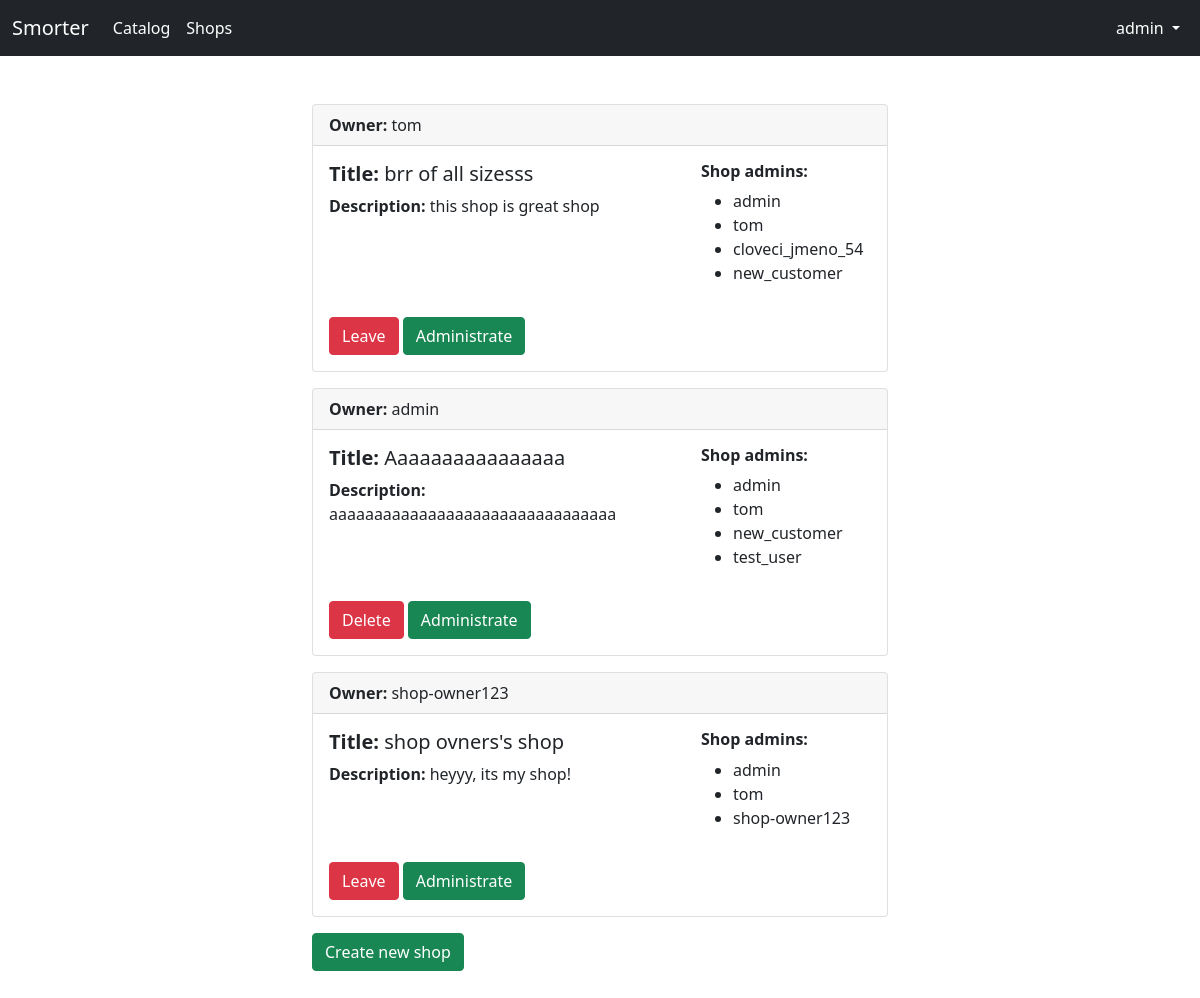
Before: /myshops/ (signed in) with the older database file.
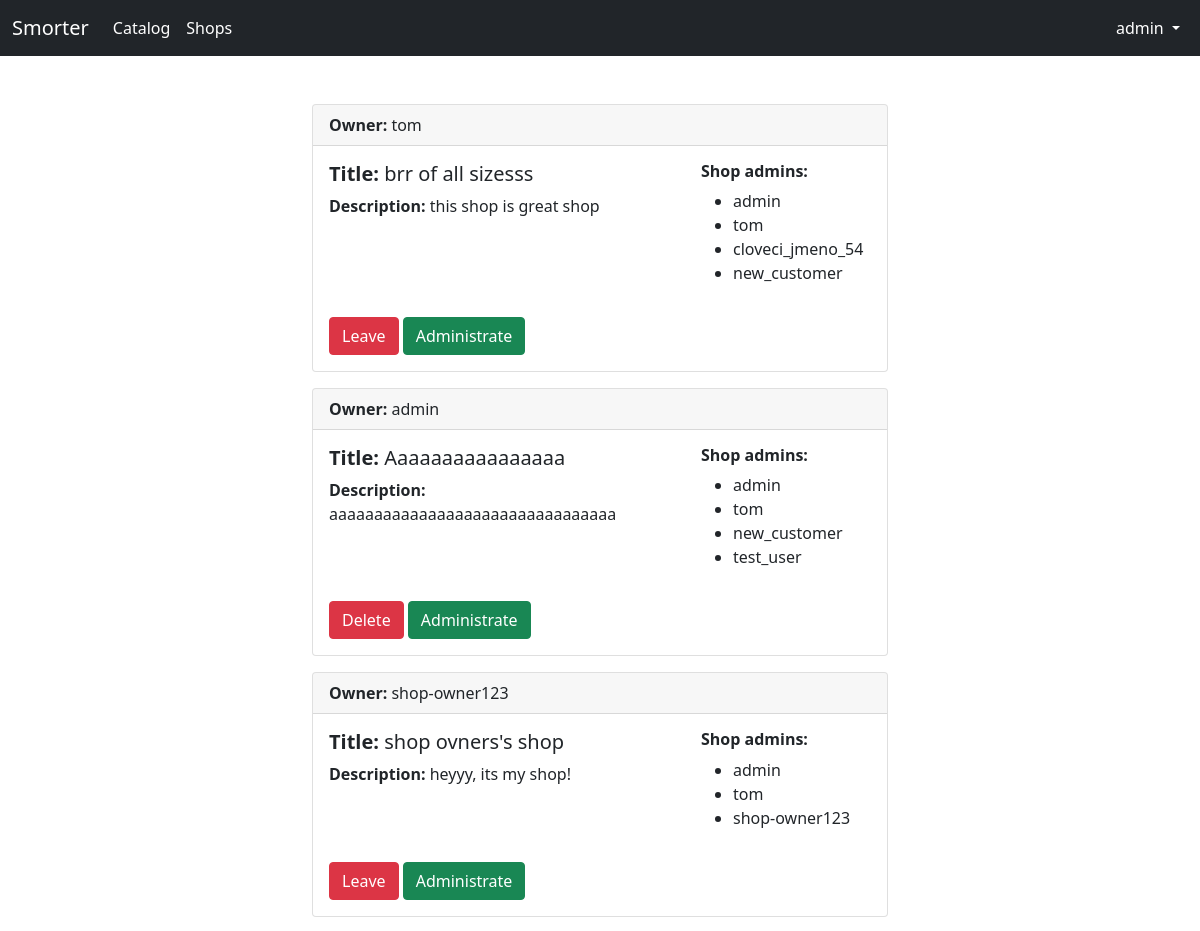
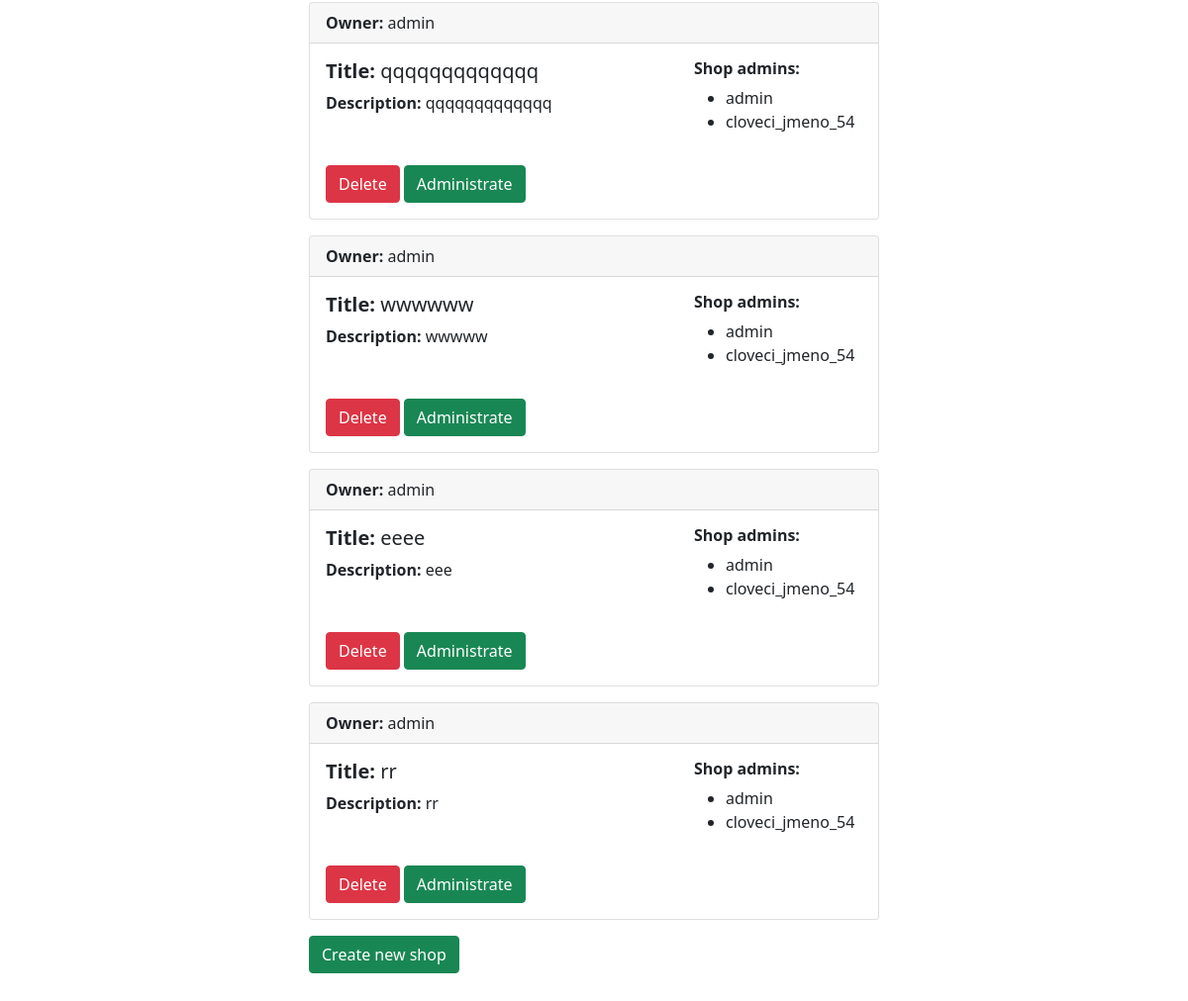
After: the same page with the newer database file (2 pictures, top to bottom).
### eshop/models.py (models this page shows, shortened)
class Shop(models.Model):
    owner = models.ForeignKey(SmorterUser, null=True, blank=True, on_delete=models.CASCADE)
    title = models.CharField(max_length=100, null=False, blank=False, unique=True)
    description = models.TextField()
    admin_group = models.OneToOneField(SmorterGroup, null=True, blank=True, on_delete=models.SET_NULL)
    payment_methods = models.ManyToManyField(PaymentMethod, blank=False, null=False)
    shipment_methods = models.ManyToManyField(ShipmentMethod, blank=False, null=False)
    datetime = models.DateTimeField(default=datetime.datetime.now, blank=True)
    image = models.ImageField(upload_to=shop_img_path, null=True, blank=True)
    class Meta:
        ordering = ["owner"]

class SmorterUser(models.Model):
    user = models.OneToOneField(User, unique=True, null=False, blank=False, on_delete=models.CASCADE)
    groups = models.ManyToManyField(SmorterGroup)
    class Meta:
        ordering = ["user"]
    def __str__(self):
        return f"{self.user.username}"

### eshop/views.py (the view)
# urls.py: path('myshops/', views.my_shops, name="my_shops"),
def my_shops(request):
    shops = [a for tup in [list(Shop.objects.filter(admin_group__name=x.name)) for x in request.user.smorteruser.groups.all()] for a in tup]
    return render(request, 'eshop/myshops.html', {"shops":  shops})

### eshop/templates/eshop/myshops.html (shortened to what this page needs)
{% extends "base.html" %}
{% block content %}
<br><br>
<div class="container" style="width: 50%;">
    {% for shop in shops %}
        <div class="card mb-3">
            <div class="card-header"><strong>Owner:</strong> {{ shop.owner }}</div>
            <div class="card-body">
                <div class="row g-3 mb-3">
                    <div class="col-md-8">
                        <h5 class="card-title"><strong>Title:</strong> {{ shop.title }}</h5>
                        <p class="card-text"><strong>Description:</strong> {{ shop.description }}</p>
                    </div>
                    <div class="col-md-4">
                        <h6 class="card-text"><strong>Shop admins:</strong></h6>
                        <ul>
                            {% for admin in shop.admin_group.smorteruser_set.all %}
                            <li class="card-text">{{ admin }}</li>
                            {% endfor %}
                        </ul>
                    </div>
                </div>
                {% if shop.owner.user != user %}
                    <a href="#" class="btn btn-danger" data-bs-toggle="modal" data-bs-target="#confirmLeave{{ shop.id }}">Leave</a>
                {% else %}
                    <a href="#" class="btn btn-danger" data-bs-toggle="modal" data-bs-target="#confirmDelete{{ shop.id }}">Delete</a>
                {% endif %}
                <a href="{% url 'admin_shop' shop.id 'details' %}" class="btn btn-success">Administrate</a>
            </div>
        </div>
    {% endfor %}
    <a href="{% url 'create_shop' %}" class="btn btn-success" role="button">Create new shop</a>
</div>
<br><br>
{% endblock %}

Changed rows visible on the page:
added Shop: owner "admin", title "qqqqqqqqqqqqq", description "qqqqqqqqqqqqq", SmorterUser (user.username "admin"), SmorterUser (user.username "cloveci_jmeno_54")
added Shop: owner "admin", title "wwwwww", description "wwwww", SmorterUser (user.username "admin"), SmorterUser (user.username "cloveci_jmeno_54")
added Shop: owner "admin", title "eeee", description "eee", SmorterUser (user.username "admin"), SmorterUser (user.username "cloveci_jmeno_54")
added Shop: owner "admin", title "rr", description "rr", SmorterUser (user.username "admin"), SmorterUser (user.username "cloveci_jmeno_54")
